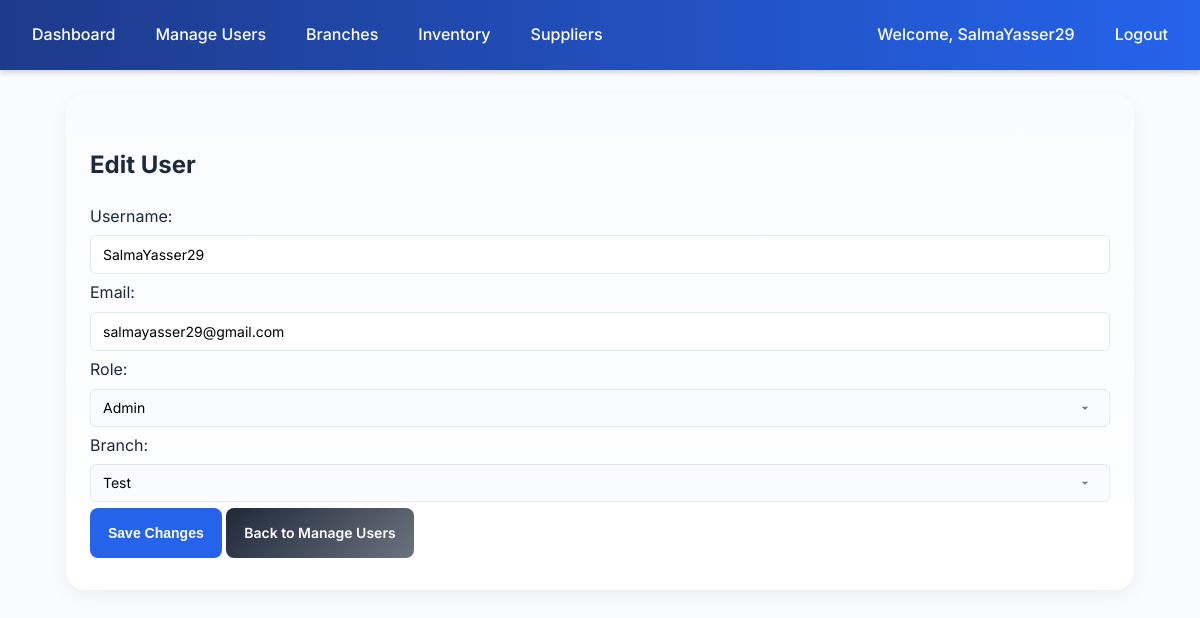
The page /accounts/edit_user/1/ (signed in) on the database its author committed.
### accounts/models.py (models this page shows, shortened)
class User(AbstractUser):
    ROLE_CHOICES = (
        ('admin', 'Admin'),
        ('manager', 'Manager'),
        ('cashier', 'Cashier'),
    )
    role = models.CharField(max_length=20, choices=ROLE_CHOICES, default='cashier')
    branch = models.ForeignKey('branches.Branch', null=True, blank=True, on_delete=models.SET_NULL)
    added_by = models.ForeignKey(
        'self', null=True, blank=True, on_delete=models.SET_NULL, related_name='added_users'
    )
    profile_image = models.ImageField(upload_to="profiles/", null=True, blank=True)

### accounts/views.py (the view, shortened to what this page needs)
# urls.py: path("edit_user/<int:user_id>/", views.edit_user, name="edit_user"),
@login_required
def edit_user(request, user_id):
    current_user = request.user
    user_obj = get_object_or_404(User, id=user_id)
    if current_user.is_superuser:
        branches = Branch.objects.all()
    else:
        messages.error(request, "You do not have permission to edit this user.")
        return redirect("accounts:manage_users")
    return render(request, "accounts/edit_user.html", {"user_obj": user_obj, "branches": branches})

### accounts/templates/accounts/edit_user.html (shortened to what this page needs)
{% extends "accounts/layout.html" %}
{% block content %}
<h2>Edit User</h2>
<form method="post">
    <div>
        <label for="username">Username:</label>
        <input type="text" name="username" value="{{ user_obj.username }}" required>
    </div>
    <div>
        <label for="email">Email:</label>
        <input type="email" name="email" value="{{ user_obj.email }}" required>
    </div>
    <div>
        <label for="role">Role:</label>
        <select name="role" required {% if request.user.role == "admin" and not request.user.is_superuser %}disabled{% endif %}>
            {% if request.user.is_superuser %}
                <option value="admin" {% if user_obj.role == "admin" %}selected{% endif %}>Admin</option>
            {% endif %}
        </select>
    </div>
    <div>
        <label>Branch:</label><br>
        <select name="branch" {% if request.user.role == "admin" and not request.user.is_superuser %}disabled{% endif %}>
            {% for branch in branches %}
                <option value="{{ branch.id }}" {% if user_obj.branch and user_obj.branch.id == branch.id %}selected{% endif %}>
                    {{ branch.name }}
                </option>
            {% endfor %}
        </select>
    </div>
    <button type="submit">Save Changes</button>
    <a href="{% url 'accounts:manage_users' %}" class="btn btn-secondary">Back to Manage Users</a>
</form>
{% endblock %}

### accounts/templates/accounts/layout.html (shortened to what this page needs)
{% load static %}
<!DOCTYPE html>
<html lang="en">
<head>
    <link rel="stylesheet" href="{% static 'css/styles.css' %}">
    <link rel="stylesheet" href="https://cdn.jsdelivr.net/npm/bootstrap-icons@1.11.1/font/bootstrap-icons.css">
</head>
<body>
    {% if user.is_authenticated and request.resolver_match.url_name != "login" %}
        <nav class="navbar">
            <a href="{% url 'accounts:dashboard' %}">Dashboard</a>
            {% if user.is_superuser %}
                <a href="{% url 'accounts:manage_users' %}">Manage Users</a>
                <a href="{% url 'branches:index' %}">Branches</a>
                <a href="{% url 'inventory:index' %}">Inventory</a>
                <a href="{% url 'inventory:supplier_list' %}?branch={{ user.branch.id }}">Suppliers</a>
            {% elif user.role == "manager" %}
                <a href="{% url 'reports:dashboard' %}?branch={{ user.branch.id }}">Reports</a>
            {% elif user.role == "cashier" %}
                <a href="{% url 'customers:index' %}?branch={{ user.branch.id }}">Customers</a>
                <a href="{% url 'sales:pos' %}?branch={{ user.branch.id }}">Sales</a>
            {% endif %}
            <span class="navbar-text" style="margin-left: auto;">
                <a href="{% url 'accounts:profile' %}">Welcome, {{ user.get_full_name|default:user.username }}</a>
            </span>
            <a href="{% url 'accounts:logout' %}">Logout</a>
        </nav>
    {% endif %}
    <main class="container">
        {% block content %}{% endblock %}
    </main>
</body>
</html>

### accounts/static/css/styles.css (style rules this page uses)
:root { --blue-dark: #1e3a8a; --blue: #2563eb; --blue-light: #3b82f6; --blue-lighter: #60a5fa; --blue-soft: #93c5fd; --red-dark: #b91c1c; --red: #ef4444; --red-light: #f87171; --green-dark: #15803d; --green: #16a34a; --green-light: #22c55e; --green-lighter: #4ade80; --green-soft: #bbf7d0; --teal-dark: #0f766e; --teal: #14b8a6; --teal-light: #2dd4bf; --teal-lighter: #5eead4; --teal-soft: #ccfbf1; --yellow-dark: #d97706; --yellow: #facc15; --yellow-light: #fde047; --gray-dark: #1f2937; --gray: #6b7280; --gray-light: #d1d5db; --gray-lighter: #f3f4f6; --gray-soft: #e5e7eb; --bg-light: #f9fbff; --text-dark: #1e293b; --text-muted: #64748b; }
body { font-family: "Inter", sans-serif; background: var(--bg-light); color: var(--text-dark); margin: 0; line-height: 1.6; }
a { text-decoration: none; color: inherit; }
.navbar { background: linear-gradient(90deg, var(--blue-dark), var(--blue)); padding: 14px 20px; display: flex; gap: 16px; align-items: center; color: #fff; box-shadow: 0 2px 6px rgba(0, 0, 0, 0.2); }
.navbar a { color: #fff; padding: 8px 12px; border-radius: 6px; font-weight: 500; transition: background 0.2s, transform 0.2s; }
.container { max-width: 85%; margin: 24px auto; padding: 32px 24px; background: linear-gradient(180deg, #f9fbff 0%, #ffffff 100%); border-radius: 20px; box-shadow: 0 6px 18px rgba(0, 0, 0, 0.05); animation: fadeIn 0.6s ease-in-out; }
button, .btn-primary, .btn-secondary, .btn-danger, .btn-warning, .btn-success, .btn-info { display: inline-flex; align-items: center; justify-content: center; height: 50px; padding: 0 18px; border-radius: 8px; font-weight: 600; cursor: pointer; transition: background 0.3s, transform 0.2s, box-shadow 0.3s; border: none; font-size: 14px; }
.btn-secondary { background: linear-gradient(135deg, var(--gray-dark), var(--gray)); color: #fff; }
input, select { font-family: inherit; font-size: 14px; padding: 10px 12px; margin: 6px 0; border: 1px solid #e2e8f0; border-radius: 6px; transition: border-color 0.2s, box-shadow 0.2s; box-sizing: border-box; display: block; width: 100%; }
select { appearance: none; -webkit-appearance: none; -moz-appearance: none; background-size: 16px; padding-right: 2.5rem; }
button { background: var(--blue); color: #fff; font-weight: 600; cursor: pointer; }

### rows shown on the page
User: get_full_name "SalmaYasser29", username "SalmaYasser29", email "salmayasser29@gmail.com", role "Admin"

### other values the page prints
form field branch "Test"
